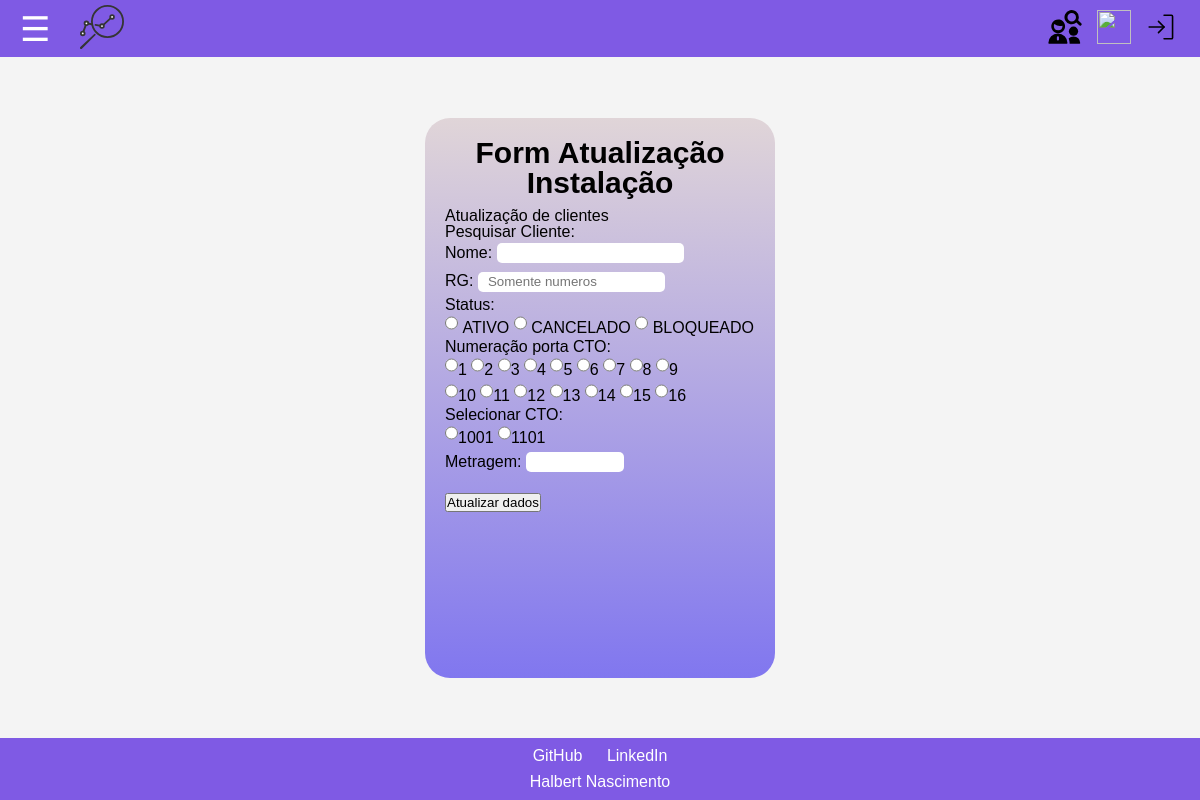
/ctomanager/atualizarendereco/, run on an earlier commit of the app's database.
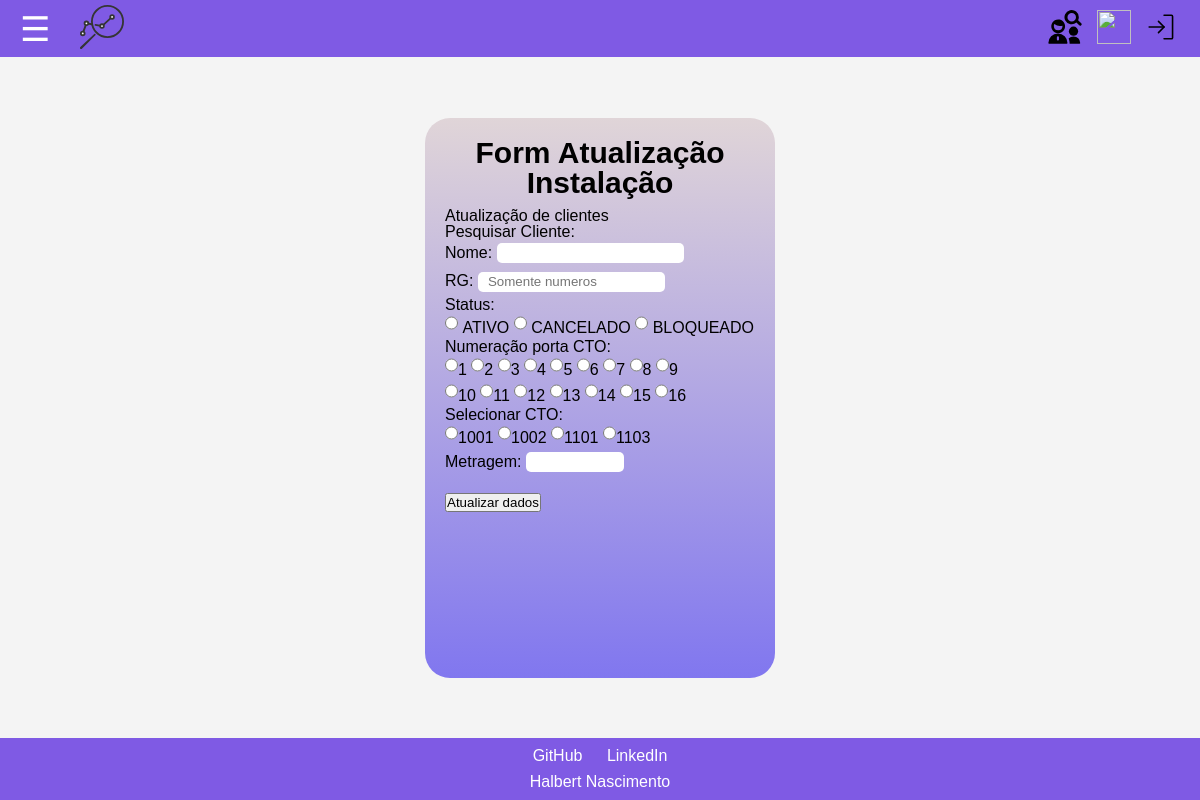
And on a later commit of the database.
### CTO_manager/models.py (models this page shows, shortened)
class CtoSecundaria(models.Model):
  numeracao = models.IntegerField() # Numero de identificacao da CTO secundaria
  descricao = models.TextField(blank=True, null=True, verbose_name='Descricao detalhada') # Informacoes detalhadas e observacoes sobre a CTO
  sinal_entrada = models.FloatField() # Referencia para o sinal que esta chegando na caixa (futura implementacao para verificar atenuacoes na rota)
  splitter = models.ForeignKey(Splitter, on_delete=models.CASCADE) # Pre-requisito: cadastro do splitter; o tamanho do splitter define quantos cliente a caixa pode ter
  derivacao_ctoPrimaria = models.ForeignKey(CtoPrimaria, on_delete=models.CASCADE) # Pre-requisito: cadastro da cto primaria. buscar caixar com identificador da ctop
  metragem = models.IntegerField(default=0) # tamanho do cabo que foi utilizado para instalacao
  clientes = models.ManyToManyField(Cliente, blank=True) # Este e o tipo de campo que define uma relacao de muitos-para-muitos com o modelo Cliente.

### CTO_manager/views.py (the view, shortened to what this page needs)
# urls.py: path('atualizarendereco/', views.mudanca_endereco, name='atualizarendereco'),
def mudanca_endereco(request):
  template = loader.get_template('CTO_manager/mudanca_endereco.html')
  ctos = CtoSecundaria.objects.all()
  context = {
    'titulo' : 'Mudança endereço', # titulo da pagina
    'ctos':ctos,
    'range': [1,2,3,4,5,6,7,8,9,10,11,12,13,14,15,16],
  }
  pk = request.GET.get('pk')
  return HttpResponse(template.render(context, request))

### CTO_manager/templates/CTO_manager/mudanca_endereco.html (shortened to what this page needs)
{% extends 'baseNew.html' %}
{% block content %}
<section class="main">
<h1 class="titulo">Form Atualização Instalação</h1>
<p>Atualização de clientes</p>
<form class="formulario" action="/ctomanager/atualizarendereco/" method="post">
  <fieldset>
    <legend>Pesquisar Cliente:</legend>
    <p>
      <label for="nome">Nome:</label>
      <input type="text" name="nome" id="nome" value="{{nome}}" required>
    </p>
    <p>
      <label for="rg">RG:</label>
      <input type="number" name="rg", id="rg"  value="{{rg}}" placeholder="Somente numeros">
    </p>
    <p>
      Status:<br>
      <input type="radio" name="status" value="ATIVO" id="ativo" {% if status == 'ATIVO' %}checked{% endif %}>
      <Label for="ativo">ATIVO</Label>
      <input type="radio" name="status" value="CANCELADO" id="cancelado" {% if status == 'CANCELADO' %}checked{% endif %}>
      <label for="cancelado">CANCELADO</label>
      <input type="radio" name="status" value="BLOQUEADO" id="bloqueado" {% if status == 'BLOQUEADO' %}checked{% endif %}>
      <label for="bloqueado">BLOQUEADO</label>
    </p>
    <p>
       <span>Numeração porta CTO:</span><br>
      {% for numero in range %}
      <input type="radio" name="porta" id="pt" value="{{numero}}" {% if porta == numero %}checked{% endif %}><label for="porta" >{{numero}}</label>
      {% if numero == 9 %}
        <br>
      {%endif%}
      {% endfor %}
    </p>
    <p>
      <span>Selecionar CTO:</span><br>
      {% for cto in ctos %}
        <input type="radio" name="numeracao_cto" value="{{cto.numeracao}}" id="{{cto.numeracao}}" required
        ><label for="{{cto.numeracao}}">{{cto.numeracao}}</label>
      {% endfor %}
    </p>
    <p>
      <label for="metragem">Metragem:</label>
      <input type="number" step="0.01" name="metragem" id="metragem" min="0" max="1000" value="{{ metragem }}">
    </p>
    <br><button type="submit">Atualizar dados</button>
  </fieldset>
</form>
</section>
{% endblock %}

What changed in the data, as far as the page shows it:
added CtoSecundaria: numeracao "☐ 1002", numeracao "1002"
added CtoSecundaria: numeracao "☐ 1103", numeracao "1103"
